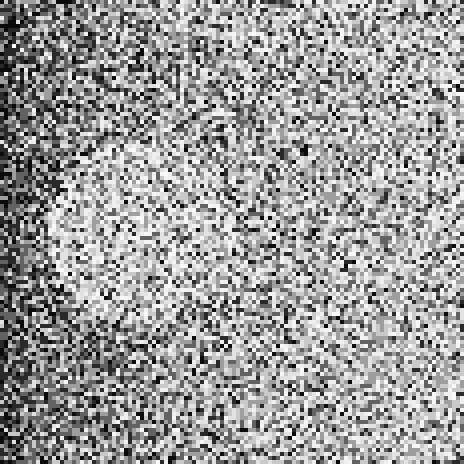
#> input picture docs/prints/atlas-pauli-4x4-print.png, 464 x 464 px; its folder holds only this picture in this run
$ python print_figures.py
#> lines starting #> are read from the running program, lines starting #| are printed output that depends on the picture
#!/usr/bin/env python3
"""Figures for the first prints, made only from what docs/prints/ already holds.

    python tools/print_figures.py

Writes docs/prints/gallery.png (the prints side by side, labelled), docs/prints/hardware.png (round 3's three IBM
prints under the exact law's and Atlas's) and docs/prints/structure.png (each sheet's
structure factor, from its record). They illustrate; the claims are the records' digests and
docs/VALIDATION.md's figures, not these pixels, which move with the plotting library.
"""
if __name__ != "__main__":
    raise ImportError("this script writes files when it runs; run it, never import it (CLAUDE.md)")

import json  # noqa: E402
import pathlib  # noqa: E402

import numpy as np  # noqa: E402

ROOT = pathlib.Path(__file__).resolve().parent.parent
PRINTS = ROOT / "docs" / "prints"
LABELS = {
    "atlas-pauli-4x4": "Pauli 4x4, every crystal laid by Atlas",
    "golden-pauli-4x4": "Pauli 4x4, the exact law's own rolls",
    "pauli": "Pauli 16x16: crystals repel",
    "poisson": "Poisson twin: placed at random",
    "trix": "TRI-X as atlas-film coats it",
    "ibm-kingston-pauli-4x4": "Pauli 4x4, laid by IBM's ibm_kingston",
    "ibm-marrakesh-pauli-4x4": "Pauli 4x4, laid by IBM's ibm_marrakesh",
    "ibm-fez-pauli-4x4": "Pauli 4x4, laid by IBM's ibm_fez",
    "golden-pauli-4x4-sheet": "the exact law's own rolls, for reference",
    "ibm-kingston-sheet": "ibm_kingston: a day's law shots",
    "ibm-marrakesh-sheet": "ibm_marrakesh: a day's law shots",
    "ibm-fez-sheet": "ibm_fez: a day's law shots",
}


# [8 lines left out: function font, not called in this run]


def panel(name, side):
#> called with name = 'atlas-pauli-4x4', side = 360
    from PIL import Image, ImageDraw
    img = Image.open(PRINTS / f"{name}-print.png").convert("L").resize((side, side), Image.NEAREST)
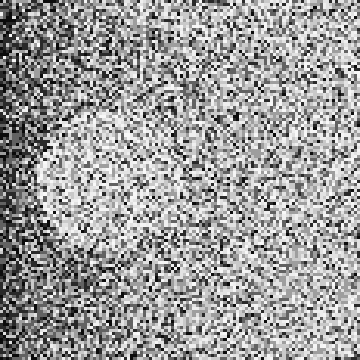
#> img: PIL image 360x360 L; min 11, max 250, mean 156.5
#> (the run stopped early here; a loop or call above may not have finished)
